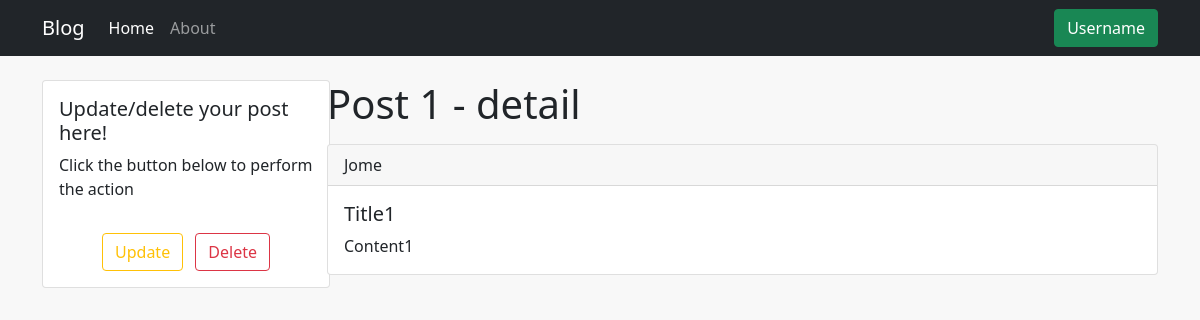
/post/1, run on the app's committed database.
### blog/models.py (models this page shows)
class Post(models.Model):
    author = models.CharField(max_length=50, default='Unknown')
    title = models.CharField(max_length=50, default='Unknown')
    content = models.TextField(default='NO content')
    comment = models.TextField(default='')

### blog/views.py (the view)
# urls.py: path('post/<int:pk>', views.PostDetailView, name='blog-detail'),
def PostDetailView(request, pk):
    post = Post.objects.filter(id=pk)
    title = "Blog - Detail"
    template = 'blog/post_detail.html'
    context = {
        'title': title,
        'post': post.first(),
    }
    return render(request, template, context)

### blog/templates/blog/post_detail.html
{% extends 'blog/base.html' %}
{% block content %}
<div class="row mt-4">
    <div class="col-3">
        <div class="card" style="width: 18rem;">
            <div class="card-body">
              <h5 class="card-title">Update/delete your post here!</h5>
              <p class="card-text">Click the button below to perform the action</p>
            </div>
            <div class="card-body text-center">
              <a href="{% url 'blog-update' post.id %}" class="btn btn-outline-warning">Update</a>
              <a href="{% url 'blog-delete' post.id %}" class="btn btn-outline-danger ms-2">Delete</a>
            </div>
        </div>
    </div>
    <div class="col">
        <h1 class="mb-3">Post {{ post.id }} - detail</h1>
        <div class="card mt-2">
            <div class="card-header">
                {{ post.author }}
            </div>
            <div class="card-body">
                <h5 class="card-title">{{ post.title }}</h5>
                <p class="card-text">{{ post.content }}</p>
            </div>
        </div>
    </div>
</div>
{% endblock %}

### blog/static/blog/style.css (style rules this page uses)
body { background-color: rgb(248, 248, 248); }

### data on the page
Post: id "1", author "Jome", title "Title1", content "Content1"
